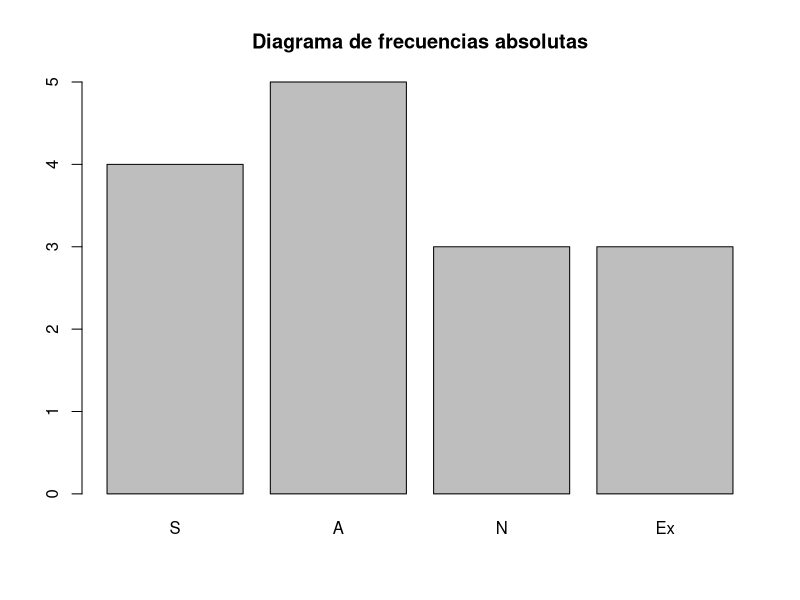

This chart was generated by the following R code:
## ---- chunk 1
notas = ordered(c("S", "A", "N", "Ex", "Ex","S", "S", "Ex", "N", "A", "A", "A",
                  "A", "N", "S"), levels = c("S", "A", "N", "Ex"))

table(notas)
## ---- chunk 2
set.seed(2018)
clientes = sample(1:5, 50, replace = TRUE)
clientes
## ---- chunk 3
set.seed(NULL)

## ---- chunk 4
notas
## ---- chunk 5
fAbs = table(notas)
cumsum(fAbs) # Frec abs acumuladas
## ---- chunk 6
cumsum(prop.table(fAbs)) #Frec. relativas acumuladas
## ---- chunk 7
barplot(fAbs, main = "Diagrama de frecuencias absolutas")
## ---- chunk 8
cumsum(table(notas))/length(notas)
## ---- chunk 9
cumsum(table(notas)/length(notas))
